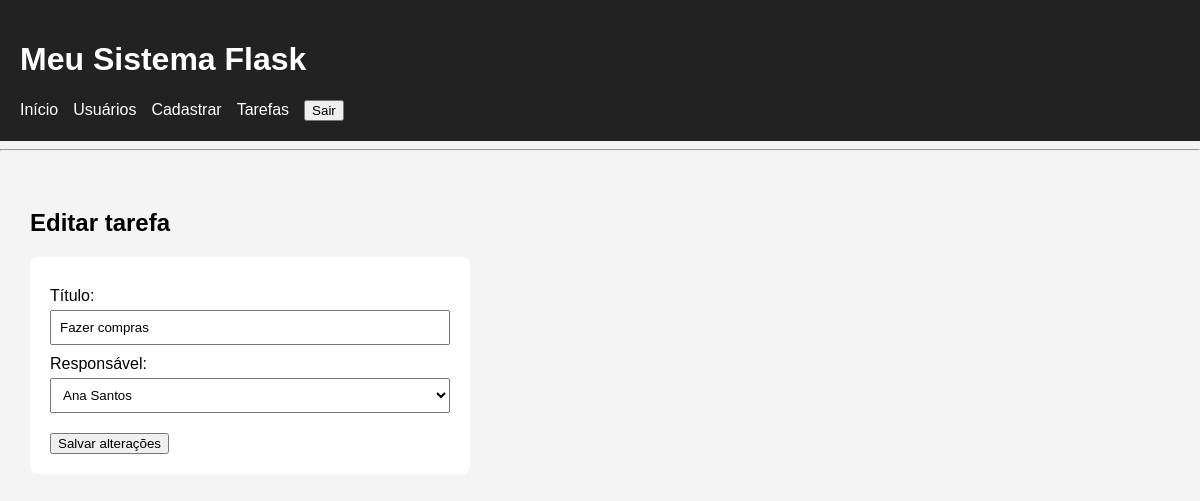
/tarefas/editar/7 (signed in), run on an earlier commit of the app's database.
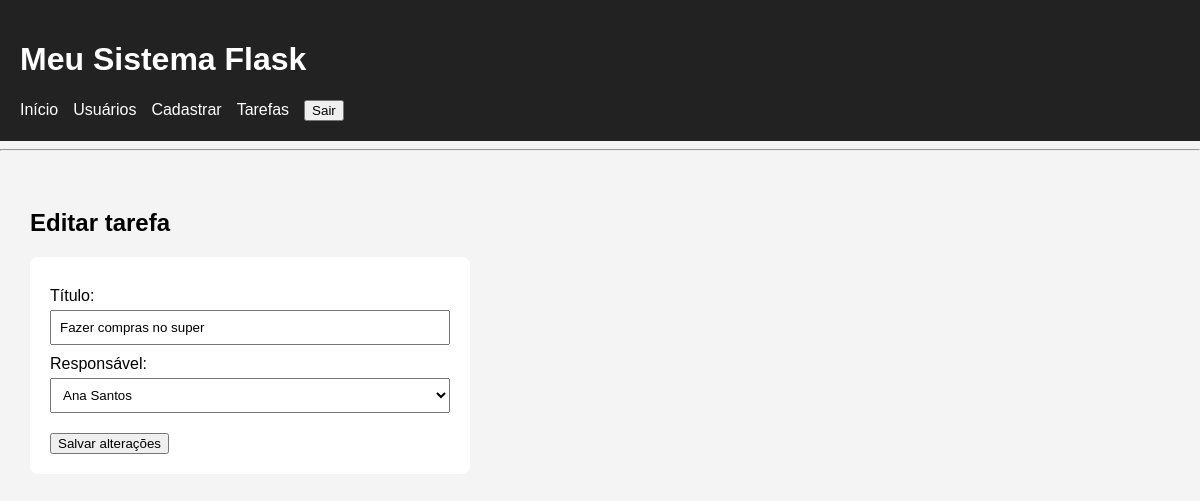
And on a later commit of the database.
### tables this page shows
CREATE TABLE tarefas (
                       id INTEGER PRIMARY KEY AUTOINCREMENT, 
                       titulo TEXT NOT NULL,
                       usuario_id INTEGER NOT NULL,
                       
                       FOREIGN KEY (usuario_id)
                       REFERENCES usuarios(id)
                   );

CREATE TABLE usuarios (
                       id  INTEGER PRIMARY KEY AUTOINCREMENT,
                       nome TEXT NOT NULL, 
                       email TEXT NOT NULL,
                       idade INTERGER,
                       cidade TEXT                       
                   );

### routes/tarefas.py (the view, shortened to what this page needs)
@tarefas_bp.route(
    "/tarefas/editar/<int:id>",
    methods=["GET", "POST"]
)
@login_required
def editar(id):
    tarefa = buscar_tarefa(id)
    if tarefa is None:
        abort(404)
    usuarios = listar_usuarios()
    return render_template(
        "editar_tarefa.html",
        tarefa=tarefa,
        usuarios=usuarios
    )

### auth_utils.py (called while the page is built, shortened)
def login_required(funcao):
    @wraps(funcao)
    def verificar_login(*args, **kwargs):
        return funcao(*args, **kwargs)
    return verificar_login

### banco.py (called while the page is built)
def conectar():
    conexao = sqlite3.connect("banco.db")
    conexao.row_factory = sqlite3.Row
    conexao.execute(
        "PRAGMA foreign_keys = ON"
    )
    return conexao

def listar_usuarios():
    conexao = conectar()
    cursor = conexao.cursor()
    cursor.execute("""
                       SELECT * FROM usuarios
                       """)
    usuarios = cursor.fetchall()
    conexao.close()
    return usuarios

def buscar_tarefa(id):
    conexao = conectar()
    cursor = conexao.cursor()
    cursor.execute("""
        SELECT *
        FROM tarefas
        WHERE id = ?
    """, (id,))
    tarefa = cursor.fetchone()
    conexao.close()
    return tarefa

### templates/editar_tarefa.html (shortened to what this page needs)
{% extends "base.html" %}
{% block conteudo %}
<h2>Editar tarefa</h2>
<form method="POST" class="formulario">
    <label>
        Título:
    </label>
    <input type="text" name="titulo" value="{{ tarefa.titulo }}" required>
    <label>
        Responsável:
    </label>
    <select name="usuario_id" required>
        {% for usuario in usuarios %}
        <option value="{{ usuario.id }}" {% if usuario.id==tarefa.usuario_id %} selected {% endif %}>
            {{ usuario.nome }}
        </option>
        {% endfor %}
    </select>
    <button type="submit">
        Salvar alterações
    </button>
</form>
{% endblock %}

What changed in the data, as far as the page shows it:
changed tarefas "Ana Santos": titulo "Fazer compras" → "Fazer compras no super"
